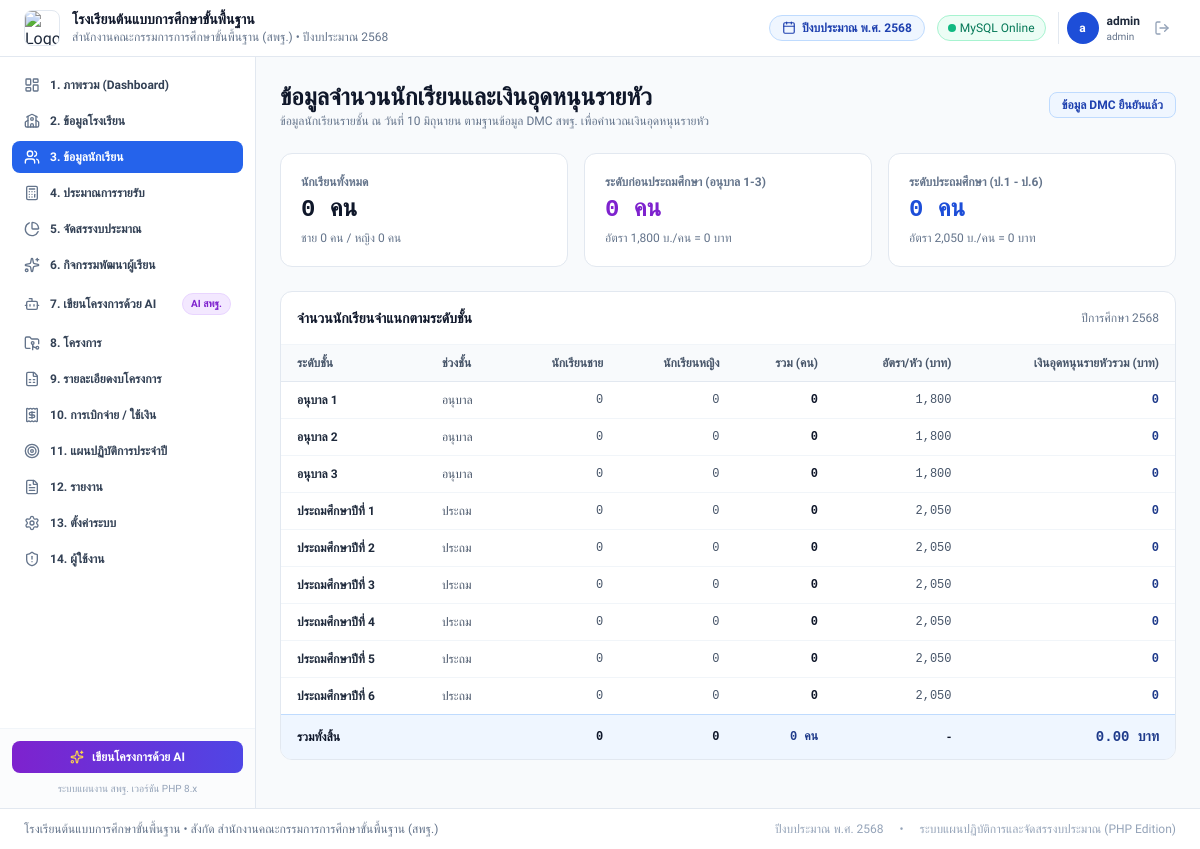
Page /students.php on the committed database.
### tables this page shows
CREATE TABLE `schools` (
  `id` INT UNSIGNED NOT NULL AUTO_INCREMENT,
  `school_code` VARCHAR(20) NOT NULL COMMENT 'รหัสสถานศึกษา 10 หลัก',
  `smis_code` VARCHAR(8) NOT NULL COMMENT 'รหัสสมัคร SMIS 8 หลัก สำหรับเปิดใช้งาน',
  `is_active` TINYINT(1) NOT NULL DEFAULT 1 COMMENT 'สถานะ: 1=เปิดใช้งาน, 0=ปิด/ระงับการใช้งาน',
  `school_key` VARCHAR(50) NOT NULL COMMENT 'School ID / Tenant Key ป้องกันข้อมูลชนกัน',
  `admin_username` VARCHAR(50) NOT NULL DEFAULT 'admin' COMMENT 'ID ผู้ดูแลระบบของโรงเรียน',
  `admin_password_plain` VARCHAR(100) DEFAULT '123456' COMMENT 'รหัสผ่านเข้าใช้งานของโรงเรียน',
  `admin_password_hash` VARCHAR(255) DEFAULT NULL COMMENT 'รหัสผ่านแฮช',
  `name` VARCHAR(255) NOT NULL COMMENT 'ชื่อโรงเรียน',
  `address` VARCHAR(255) DEFAULT NULL COMMENT 'ที่อยู่ / หมู่บ้าน',
  `subdistrict` VARCHAR(100) DEFAULT NULL COMMENT 'ตำบล / แขวง',
  `district` VARCHAR(100) DEFAULT NULL COMMENT 'อำเภอ / เขต',
  `province` VARCHAR(100) DEFAULT NULL COMMENT 'จังหวัด',
  `zipcode` VARCHAR(10) DEFAULT NULL COMMENT 'รหัสไปรษณีย์',
  `affiliation` VARCHAR(255) DEFAULT 'สำนักงานคณะกรรมการการศึกษาขั้นพื้นฐาน (สพฐ.)' COMMENT 'สังกัด',
  `education_area` VARCHAR(255) DEFAULT NULL COMMENT 'เขตพื้นที่การศึกษา',
  `fiscal_year` INT UNSIGNED DEFAULT 2568 COMMENT 'ปีงบประมาณปัจจุบัน',
  `director_name` VARCHAR(150) DEFAULT NULL COMMENT 'ชื่อผู้อำนวยการ',
  `phone` VARCHAR(50) DEFAULT NULL COMMENT 'เบอร์โทรศัพท์',
  `email` VARCHAR(100) DEFAULT NULL COMMENT 'อีเมล',
  `website` VARCHAR(255) DEFAULT NULL COMMENT 'เว็บไซต์โรงเรียน',
  `vision` TEXT DEFAULT NULL COMMENT 'วิสัยทัศน์',
  `mission` TEXT DEFAULT NULL COMMENT 'พันธกิจ',
  `motto` VARCHAR(255) DEFAULT NULL COMMENT 'คำขวัญ',
  `school_colors` VARCHAR(100) DEFAULT NULL COMMENT 'สีประจำโรงเรียน',
  `logo_url` TEXT DEFAULT NULL COMMENT 'โลโก้โรงเรียน',
  `allow_project_submission` TINYINT(1) NOT NULL DEFAULT 1 COMMENT 'สวิตช์: 1=เปิดรับการเสนอโครงการ, 0=ปิดรับ',
  `notes` TEXT DEFAULT NULL COMMENT 'หมายเหตุ / บันทึกการเปิดใช้งาน',
  `created_at` TIMESTAMP DEFAULT CURRENT_TIMESTAMP,
  `updated_at` TIMESTAMP DEFAULT CURRENT_TIMESTAMP ON UPDATE CURRENT_TIMESTAMP,
  PRIMARY KEY (`id`),
  UNIQUE KEY `idx_school_code` (`school_code`),
  UNIQUE KEY `idx_smis_code` (`smis_code`),
  UNIQUE KEY `idx_school_key` (`school_key`)
);

CREATE TABLE `fiscal_years` (
  `id` INT UNSIGNED NOT NULL AUTO_INCREMENT,
  `school_id` INT UNSIGNED NOT NULL,
  `year` INT UNSIGNED NOT NULL COMMENT 'ปีงบประมาณ พ.ศ.',
  `is_active` TINYINT(1) DEFAULT 1 COMMENT '1=ปีปัจจุบัน, 0=ปีอื่น',
  `start_date` DATE NOT NULL COMMENT 'วันที่เริ่มต้นปีงบประมาณ (1 ต.ค.)',
  `end_date` DATE NOT NULL COMMENT 'วันที่สิ้นสุดปีงบประมาณ (30 ก.ย.)',
  `total_students` INT UNSIGNED DEFAULT 0 COMMENT 'จำนวนนักเรียนทั้งหมด',
  `teacher_count` INT UNSIGNED DEFAULT 0 COMMENT 'จำนวนครูและบุคลากร',
  `created_at` TIMESTAMP DEFAULT CURRENT_TIMESTAMP,
  `updated_at` TIMESTAMP DEFAULT CURRENT_TIMESTAMP ON UPDATE CURRENT_TIMESTAMP,
  PRIMARY KEY (`id`),
  UNIQUE KEY `idx_school_year` (`school_id`, `year`),
  CONSTRAINT `fk_fy_school` FOREIGN KEY (`school_id`) REFERENCES `schools` (`id`) ON DELETE CASCADE
);

CREATE TABLE `students` (
  `id` INT UNSIGNED NOT NULL AUTO_INCREMENT,
  `school_id` INT UNSIGNED NOT NULL,
  `fiscal_year_id` INT UNSIGNED NOT NULL,
  `grade_level` VARCHAR(50) NOT NULL COMMENT 'ระดับชั้น (อ.1 - ป.6)',
  `stage` ENUM('อนุบาล', 'ประถม', 'มัธยม') NOT NULL DEFAULT 'ประถม',
  `male_count` INT UNSIGNED NOT NULL DEFAULT 0 COMMENT 'ชาย',
  `female_count` INT UNSIGNED NOT NULL DEFAULT 0 COMMENT 'หญิง',
  `total_count` INT UNSIGNED NOT NULL DEFAULT 0 COMMENT 'รวม',
  `created_at` TIMESTAMP DEFAULT CURRENT_TIMESTAMP,
  `updated_at` TIMESTAMP DEFAULT CURRENT_TIMESTAMP ON UPDATE CURRENT_TIMESTAMP,
  PRIMARY KEY (`id`),
  UNIQUE KEY `idx_grade_year` (`school_id`, `fiscal_year_id`, `grade_level`),
  CONSTRAINT `fk_students_school` FOREIGN KEY (`school_id`) REFERENCES `schools` (`id`) ON DELETE CASCADE,
  CONSTRAINT `fk_students_fy` FOREIGN KEY (`fiscal_year_id`) REFERENCES `fiscal_years` (`id`) ON DELETE CASCADE
);

### students.php (the view, shortened to what the rows shown need)
<?php
require_once __DIR__ . '/includes/header.php';
$students = getStudentsData();
$kRate = 1800;
$pRate = 2050;
?>
<main class="flex-1 p-4 sm:p-6 overflow-y-auto max-w-7xl mx-auto w-full">
    <div class="flex flex-col sm:flex-row sm:items-center sm:justify-between gap-4 mb-6">
        <div>
            <h2 class="text-xl sm:text-2xl font-bold text-slate-900">ข้อมูลจำนวนนักเรียนและเงินอุดหนุนรายหัว</h2>
        </div>
    </div>
    <div class="bg-white rounded-xl border border-slate-200 shadow-xs overflow-hidden mb-6">
        <div class="p-4 border-b border-slate-100 flex items-center justify-between">
            <h3 class="text-sm font-bold text-slate-900">จำนวนนักเรียนจำแนกตามระดับชั้น</h3>
            <span class="text-xs text-slate-500">ปีการศึกษา <?= $fiscalYear['year'] ?></span>
        </div>
        <div class="overflow-x-auto">
            <table class="w-full text-left text-xs border-collapse">
                <thead>
                    <tr class="bg-slate-50 text-slate-600 border-b border-slate-200">
                        <th class="py-2.5 px-4 font-semibold">ระดับชั้น</th>
                        <th class="py-2.5 px-4 font-semibold">ช่วงชั้น</th>
                        <th class="py-2.5 px-4 font-semibold text-right">นักเรียนชาย</th>
                        <th class="py-2.5 px-4 font-semibold text-right">นักเรียนหญิง</th>
                        <th class="py-2.5 px-4 font-semibold text-right">รวม (คน)</th>
                        <th class="py-2.5 px-4 font-semibold text-right">อัตรา/หัว (บาท)</th>
                        <th class="py-2.5 px-4 font-semibold text-right">เงินอุดหนุนรายหัวรวม (บาท)</th>
                    </tr>
                </thead>
                <tbody class="divide-y divide-slate-100">
                    <?php foreach ($students as $row): ?>
                        <?php
                            $rate = $row['stage'] === 'อนุบาล' ? $kRate : $pRate;
                            $amount = $row['total_count'] * $rate;
                        ?>
                        <tr class="hover:bg-slate-50/70 transition-colors">
                            <td class="py-2.5 px-4 font-bold text-slate-800"><?= htmlspecialchars($row['grade_level']) ?></td>
                            <td class="py-2.5 px-4 text-slate-600"><?= htmlspecialchars($row['stage']) ?></td>
                            <td class="py-2.5 px-4 text-right font-mono text-slate-600"><?= $row['male_count'] ?></td>
                            <td class="py-2.5 px-4 text-right font-mono text-slate-600"><?= $row['female_count'] ?></td>
                            <td class="py-2.5 px-4 text-right font-mono font-bold text-slate-900"><?= $row['total_count'] ?></td>
                            <td class="py-2.5 px-4 text-right font-mono text-slate-600"><?= number_format($rate) ?></td>
                            <td class="py-2.5 px-4 text-right font-mono font-bold text-blue-900"><?= number_format($amount) ?></td>
                        </tr>
                    <?php endforeach; ?>
                </tbody>
            </table>
        </div>
    </div>
</main>
<?php require_once __DIR__ . '/includes/footer.php'; ?>

### includes/header.php (shortened to what the rows shown need)
<?php
require_once __DIR__ . '/functions.php';
$school = getSchoolData();
$fiscalYear = getFiscalYearData();
?>
<!DOCTYPE html>
<html lang="th">
<head>
    <script src="https://cdn.tailwindcss.com"></script>
</head>
<body class="bg-slate-50 text-slate-800 antialiased min-h-screen flex flex-col">
    <header class="bg-white border-b border-slate-200 sticky top-0 z-30 shadow-xs no-print">
        <div class="px-4 sm:px-6 py-2.5 flex items-center justify-between">
            <div class="flex items-center gap-3">
                <div class="flex items-center gap-3">
                    <div>
                        <h1 class="text-sm font-bold text-slate-900 leading-tight"><?= htmlspecialchars($school['name']) ?></h1>
                        <p class="text-xs text-slate-500 hidden sm:block"><?= htmlspecialchars($school['affiliation']) ?> • ปีงบประมาณ <?= $fiscalYear['year'] ?></p>
                    </div>
                </div>
            </div>
            <div class="flex items-center gap-3">
                <div class="hidden md:flex items-center gap-1.5 px-3 py-1 bg-blue-50 text-blue-800 rounded-full text-xs font-semibold border border-blue-200">
                    <i data-lucide="calendar" class="w-3.5 h-3.5"></i>
                    <span>ปีงบประมาณ พ.ศ. <?= $fiscalYear['year'] ?></span>
                </div>
            </div>
        </div>
    </header>
    <div class="flex-1 flex flex-col lg:flex-row">

### includes/footer.php (shortened to what the rows shown need)
    </div>
    <footer class="bg-white border-t border-slate-200 py-3 px-6 text-center text-xs text-slate-500 no-print">
        <div class="flex flex-col sm:flex-row items-center justify-between gap-2">
            <div>
                <?= htmlspecialchars($school['name']) ?> • สังกัด <?= htmlspecialchars($school['affiliation']) ?>
            </div>
            <div class="flex items-center gap-4 text-slate-400">
                <span>ปีงบประมาณ พ.ศ. <?= $fiscalYear['year'] ?></span>
                <span>•</span>
                <span>ระบบแผนปฏิบัติการและจัดสรรงบประมาณ (PHP Edition)</span>
            </div>
        </div>
    </footer>
</body>
</html>

### rows in the picture
schools: name "โรงเรียนต้นแบบการศึกษาขั้นพื้นฐาน", affiliation "สำนักงานคณะกรรมการการศึกษาขั้นพื้นฐาน (สพฐ.)"
fiscal_years: year "2568"
students: grade_level "อนุบาล 1", stage "อนุบาล", male_count "0", female_count "0", total_count "0", stage "1,800"
students: grade_level "อนุบาล 2", stage "อนุบาล", male_count "0", female_count "0", total_count "0", stage "1,800"
students: grade_level "อนุบาล 3", stage "อนุบาล", male_count "0", female_count "0", total_count "0", stage "1,800"
students: grade_level "ประถมศึกษาปีที่ 1", stage "ประถม", male_count "0", female_count "0", total_count "0", stage "2,050"
students: grade_level "ประถมศึกษาปีที่ 2", stage "ประถม", male_count "0", female_count "0", total_count "0", stage "2,050"
students: grade_level "ประถมศึกษาปีที่ 3", stage "ประถม", male_count "0", female_count "0", total_count "0", stage "2,050"
students: grade_level "ประถมศึกษาปีที่ 4", stage "ประถม", male_count "0", female_count "0", total_count "0", stage "2,050"
students: grade_level "ประถมศึกษาปีที่ 5", stage "ประถม", male_count "0", female_count "0", total_count "0", stage "2,050"
students: grade_level "ประถมศึกษาปีที่ 6", stage "ประถม", male_count "0", female_count "0", total_count "0", stage "2,050"

### other values in the picture
mb_substr($_SESSION['username'] ?? 'A', 0, 1, 'UTF-8') "a"
$_SESSION['username'] "admin"
$_SESSION['user_role'] "admin"
$item['label'] "1. ภาพรวม (Dashboard)"
$item['label'] "2. ข้อมูลโรงเรียน"
$item['label'] "3. ข้อมูลนักเรียน"
$item['label'] "4. ประมาณการรายรับ"
$item['label'] "5. จัดสรรงบประมาณ"
$item['label'] "6. กิจกรรมพัฒนาผู้เรียน"
$item['label'] "7. เขียนโครงการด้วย AI"
$item['badge'] "AI สพฐ."
$item['label'] "8. โครงการ"
$item['label'] "9. รายละเอียดงบโครงการ"
$item['label'] "10. การเบิกจ่าย / ใช้เงิน"
$item['label'] "11. แผนปฏิบัติการประจำปี"
